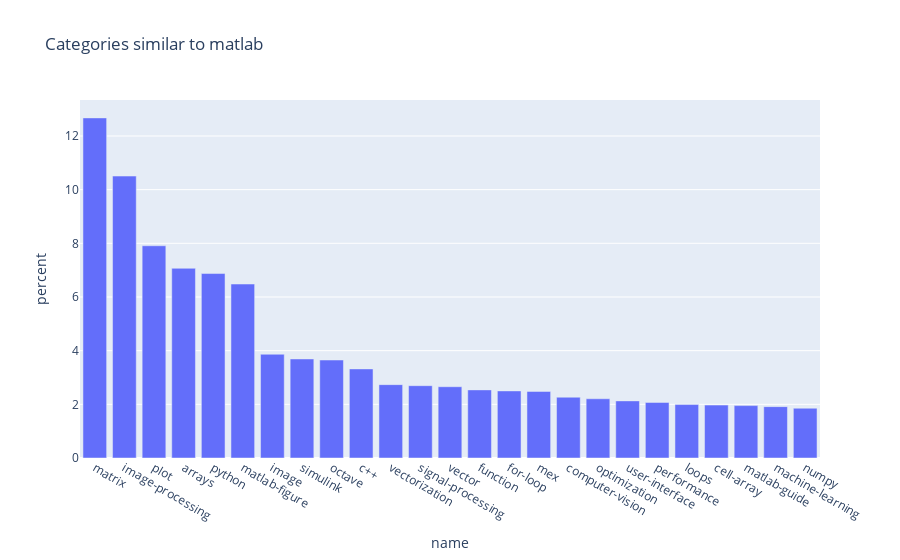

The code cell stored with this chart in its notebook:
### Code cell
build_chart("matlab")

### Figure 1 — Plotly figure (JSON) as saved in the notebook; plotly's stock layout.template omitted (floating-point values rounded to 4 significant figures)
{"data": [{"alignmentgroup": "True", "hovertemplate": "name=%{x}<br>percent=%{y}<extra></extra>", "legendgroup": "", "marker": {"color": "#636efa", "pattern": {"shape": ""}}, "name": "", "offsetgroup": "", "orientation": "v", "showlegend": false, "textposition": "auto", "type": "bar", "x": ["matrix", "image-processing", "plot", "arrays", "python", "matlab-figure", "image", "simulink", "octave", "c++", "vectorization", "signal-processing", "vector", "function", "for-loop", "mex", "computer-vision", "optimization", "user-interface", "performance", "loops", "cell-array", "matlab-guide", "machine-learning", "numpy"], "xaxis": "x", "y": [12.67, 10.51, 7.909, 7.069, 6.874, 6.483, 3.866, 3.691, 3.652, 3.32, 2.734, 2.695, 2.656, 2.539, 2.5, 2.48, 2.265, 2.207, 2.128, 2.07, 1.992, 1.972, 1.953, 1.914, 1.855], "yaxis": "y"}], "layout": {"barmode": "relative", "legend": {"tracegroupgap": 0}, "title": {"text": "Categories similar to matlab"}, "xaxis": {"anchor": "y", "domain": [0, 1], "title": {"text": "name"}}, "yaxis": {"anchor": "x", "domain": [0, 1], "title": {"text": "percent"}}}}
